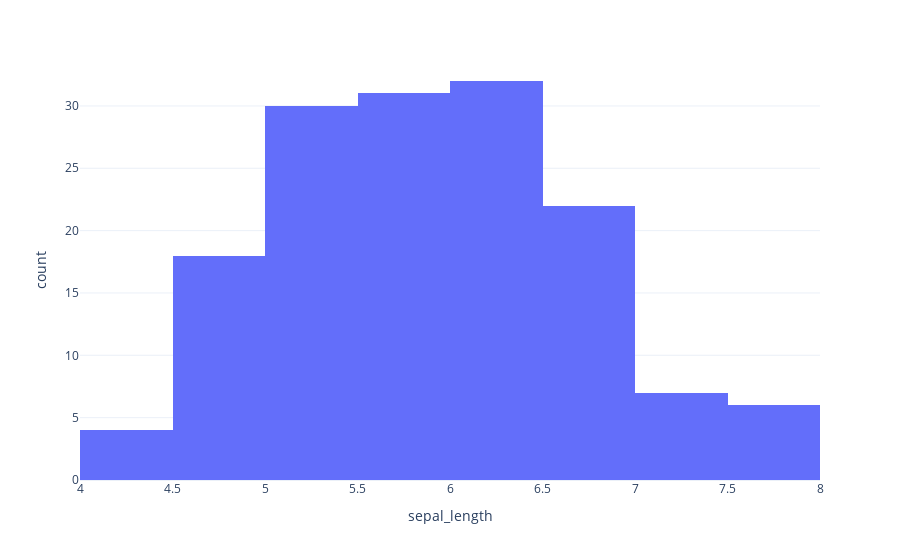

Write notebook code for a chart like this one.
### Markdown cell above
## Example 2: Iris dataset



<div style="display: flex; gap:10px;">
  <img src="https://images.unsplash.com/photo-1684154740753-00e1f0b3a7f1?q=80&w=2970&auto=format&fit=crop&ixlib=rb-4.0.3&ixid=M3wxMjA3fDB8MHxwaG90by1wYWdlfHx8fGVufDB8fHx8fA%3D%3D" style="height:150px; float: left; margin-right: 10px" />
  <p>
    In 1936, a botanist Edgar Anderson measured the petal and sepal width and length of different species of the iris flower. He published the data - which unlikely became one of the most used datasets in statistics (and machine learning). This dataset includes the measurements of sepal width and length and petal width and length for three species of iris. </br></br>
  For this example, compute the mean and variance of sepal lengths using the procedure above.</p>
</div>

### Code cell
from util import get_iris_dataset
import plotly.express as px

dataset = get_iris_dataset()

fig = px.histogram(dataset, x='sepal_length')
fig.update_layout(template='plotly_white')
fig.show()

def compute_variance(sample_values):
    
    # TODO: code here

    mean = compute_mean(sample_values)
    variance = sum((el - mean)**2 for el in sample_values) / sample_values.shape[0]

    return variance

    # end TODO

print(round(compute_mean(dataset['sepal_length']), 2))
print(round(compute_variance(dataset['sepal_length']), 2))

### Figure 1 — Plotly figure (JSON) as saved in the notebook; plotly's stock layout.template omitted (floating-point values rounded to 4 significant figures; data arrays with more than 128 entries replaced by an {"elided": "..."} marker saying what was removed)
{"data": [{"alignmentgroup": "True", "bingroup": "x", "hovertemplate": "sepal_length=%{x}<br>count=%{y}<extra></extra>", "legendgroup": "", "marker": {"color": "#636efa", "pattern": {"shape": ""}}, "name": "", "offsetgroup": "", "orientation": "v", "showlegend": false, "type": "histogram", "x": {"elided": "150 float values"}, "xaxis": "x", "yaxis": "y"}], "layout": {"autosize": true, "barmode": "relative", "legend": {"tracegroupgap": 0}, "margin": {"t": 60}, "xaxis": {"anchor": "y", "autorange": true, "domain": [0, 1], "range": [4, 8], "title": {"text": "sepal_length"}, "type": "linear"}, "yaxis": {"anchor": "x", "autorange": true, "domain": [0, 1], "range": [0, 33.68], "title": {"text": "count"}}}}
